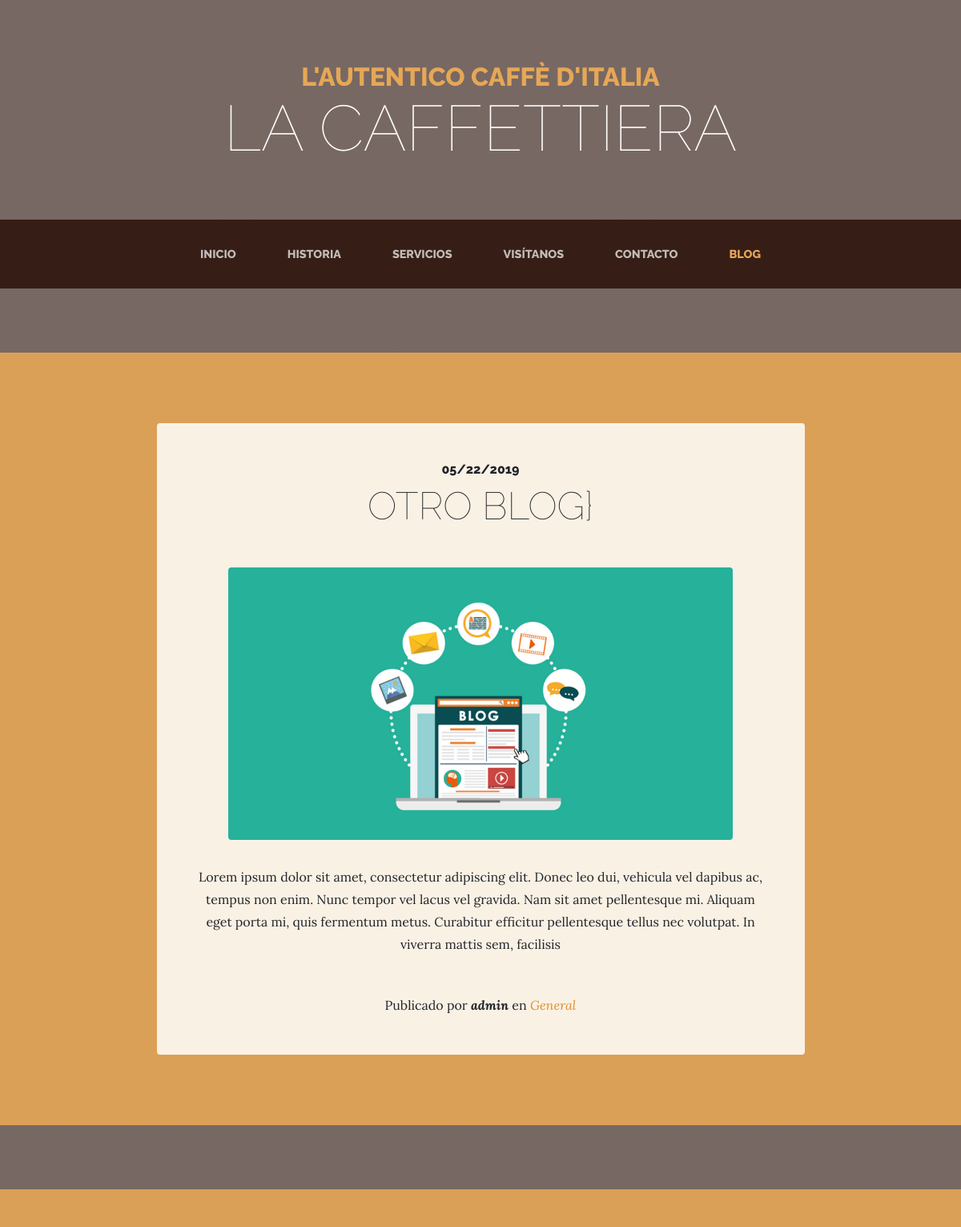
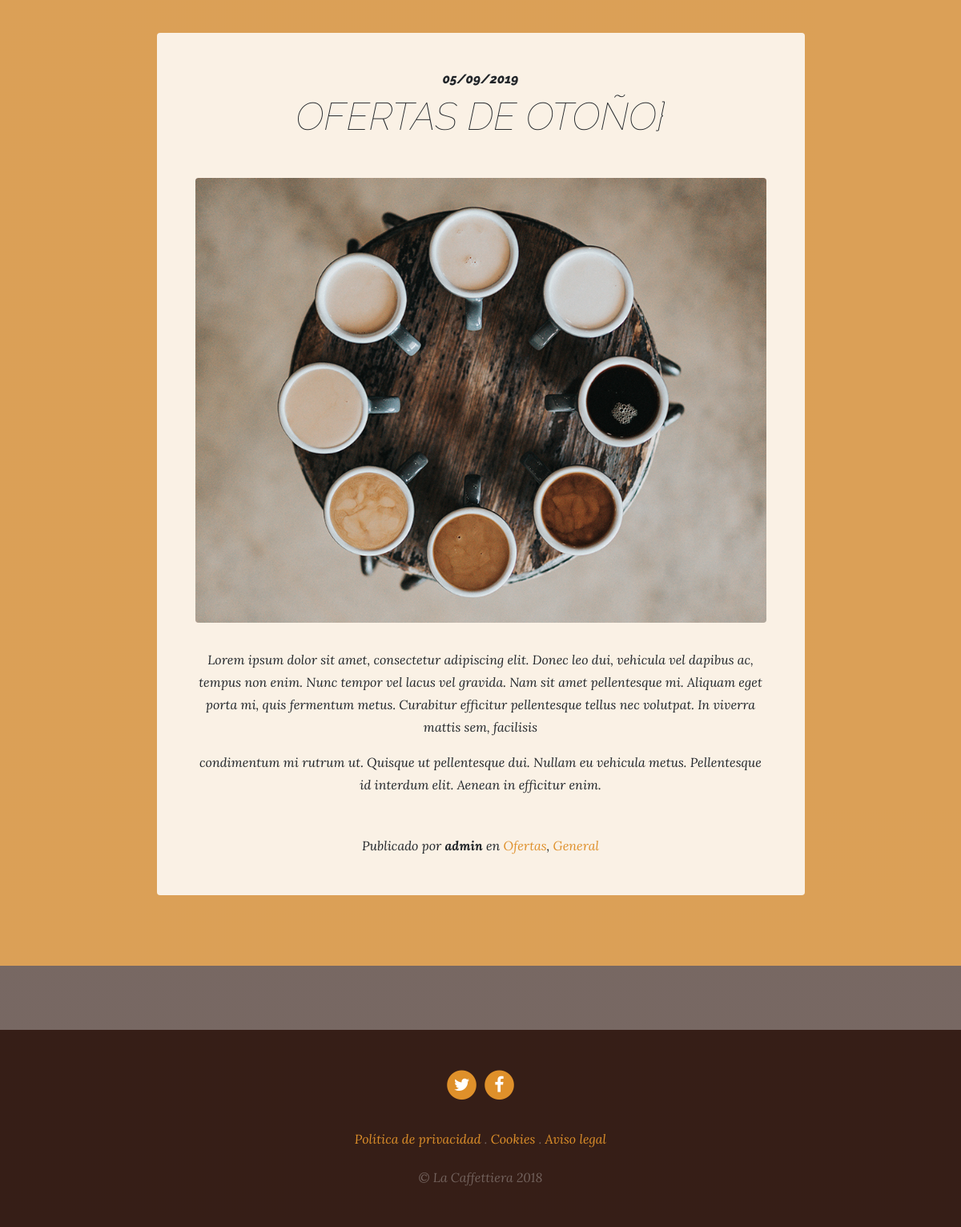
Screenshot of /blog/ with the database file from the repository (2 pictures, top to bottom).
### blog/models.py (models this page shows, shortened)
class Post(models.Model):
    title = models.CharField(max_length=200, verbose_name = "Título")
    content = models.TextField(verbose_name="Contenido")
    published = models.DateTimeField(verbose_name="Fecha de publicación", default=now)#El default es para que ponga la fecha y hora en la que se creo esa entrada.
    image = models.ImageField(verbose_name="Imagen",upload_to="", null=True, blank=True)#El upload_to le asigno un directorio, y le digo que puede ser nullo o en blanco.
    author = models.ForeignKey(User, verbose_name="Autor", on_delete=models.CASCADE)#Con el User enlazo un usuario como si fuera el autor de cada entrada, el ondelete para borrar todas las entradas que tenía ese autor
    categories = models.ManyToManyField(Category, verbose_name="Categorías", related_name="get_posts")#get_posts es un accesor ya que tiene más sentido que ese post_set que puse - Asi que definiendo ese related_name yo puedo buscar
    created = models.DateTimeField(auto_now_add=True, verbose_name="Fecha de creación")
    updated = models.DateTimeField(auto_now=True, verbose_name="Fecha de edición")
    class Meta:
        verbose_name = "Entrada"
        verbose_name_plural = "Entradas"
        ordering = ['-created']

class Category(models.Model):
    name = models.CharField(max_length = 100, verbose_name = "Nombre")
    created = models.DateTimeField(auto_now_add=True, verbose_name="Fecha de creación")
    updated = models.DateTimeField(auto_now=True, verbose_name="Fecha de edición")
    class Meta:
        verbose_name = "Categoria"
        verbose_name_plural = "Categorias"
        ordering = ['-created']

### pages/models.py (models this page shows, shortened)
class Page(models.Model):
    title = models.CharField(verbose_name="Título", max_length=200)
    content = RichTextField(verbose_name="Contenido") #Para el editor ckeditor
    order = models.IntegerField(verbose_name="Orden", default=0)
    created = models.DateTimeField(auto_now_add=True, verbose_name="Fecha de creación")
    updated = models.DateTimeField(auto_now=True, verbose_name="Fecha de edición")
    class Meta:
        verbose_name = "página"
        verbose_name_plural = "páginas"
        ordering = ['order','title'] #Que ordene primero por la variable order y despues por title

### blog/views.py (the view)
# urls.py: path('', views.blog, name="blog"),
def blog(request):
    posts = Post.objects.all() #Recupero todos los mensajes
    return render(request, "blog.html",{'posts':posts})

### pages/templatetags/pages_extras.py (called while the page is built)
@register.simple_tag #Decorador a la función, para implementar una nueva funcionalidad
def get_page_list():
    pages = Page.objects.all()
    return pages

### social/processors.py (called while the page is built)
def ctx_dict(request):
    ctx = {}#El diccionario va vacío perro
    links = Link.objects.all()
    for link in links:
        ctx[link.key] = link.url #El corchete lo abro para indicar que voy a crear una clave, se ha creado ya el diccionario con las redes sociales, con sus claves y valores que son redes sociales
    return ctx

### blog/templates/blog.html (shortened to what this page needs)
{% extends 'core/base.html' %}
{% load static %}
{% block content %}
{%for post in posts%}
<section class="page-section cta">
  <div class="container">
    <div class="row">
      <div class="col-xl-9 mx-auto">
        <div class="cta-innerv text-center rounded">
          <h2 class="section-heading mb-5">
            <span class="section-heading-upper">{{post.published|date:"SHORT_DATE_FORMAT"}}</span>
            <span class="section-heading-lower">{{post.title}}}</span>
          </h2>
          <p class="mb-0">
            <img class="mx-auto d-flex rounded img-fluid mb-3 mb-lg-0" src="{{post.image.url}}" alt="">
          </p>
          <p class="mb-0 mbt">
            {{post.content|linebreaks}}
          </p>
          <p class="mb-0 mbt">
            <span class="section-heading-under">Publicado por <em><b>{{post.author}}</b></em> en <em>
              <em>
                {%for category in post.categories.all%}
                  <a href="{%url 'category' category.id%}" class="link">{{category.name}}</a>{%if not forloop.last%},{%endif%}
                {% endfor %}
              </em>
            </span>
          </p>
        </div>
      </div>
    </div>
  </div>
</section>
{%endfor%}
{% endblock %}

### core/templates/core/base.html (shortened to what this page needs)
<!DOCTYPE html>
<html lang="es">
  <head>
    {% load static %}
    <link href="{% static 'core/vendor/bootstrap/css/bootstrap.min.css' %}" rel="stylesheet">
    <link href="{% static 'core/vendor/font-awesome/css/font-awesome.min.css' %}" rel="stylesheet" type="text/css">
    <link href="{% static 'core/css/business-casual.css' %}" rel="stylesheet">
  </head>
  <body>
    <h1 class="site-heading text-center text-white d-none d-lg-block">
      <span class="site-heading-upper text-primary mb-3">L'autentico caffè d'italia</span>
      <span class="site-heading-lower">La Caffettiera</span>
    </h1>
    <nav class="navbar navbar-expand-lg navbar-dark py-lg-4" id="mainNav">
      <div class="container">
        <div class="collapse navbar-collapse" id="navbarResponsive">
          <ul class="navbar-nav mx-auto">
            <li class="nav-item px-lg-4 {% if request.path == '/'%} active{%endif%} ">
              <a class="nav-link text-uppercase text-expanded" href="{% url 'home' %}">Inicio</a>
            </li>
            <li class="nav-item px-lg-4 {% if request.path == '/about/'%} active{%endif%} ">
              <a class="nav-link text-uppercase text-expanded" href="{% url 'about' %}">Historia</a>
            </li>
            <li class="nav-item px-lg-4 {% if request.path == '/services/'%} active{%endif%} ">
              <a class="nav-link text-uppercase text-expanded" href="{% url 'services' %}">Servicios</a>
            </li>
            <li class="nav-item px-lg-4 {% if request.path == '/store/'%} active{%endif%} ">
              <a class="nav-link text-uppercase text-expanded" href="{% url 'store' %}">Visítanos</a>
            </li>
            <li class="nav-item px-lg-4 {% if request.path == '/contact/'%} active{%endif%} ">
              <a class="nav-link text-uppercase text-expanded" href="{% url 'contacto' %}">Contacto</a>
            </li>
            <li class="nav-item px-lg-4 {% if request.path|slice:":6" == '/blog/'%} active{%endif%} ">
              <a class="nav-link text-uppercase text-expanded" href="{% url 'blog' %}">Blog</a>
            </li>
          </ul>
        </div>
      </div>
    </nav>
    {% block content %} {% endblock %}
    <footer class="footer text-faded text-center py-5">
      <div class="container">
        <p class="m-0">
          {%if LINK_TWITTER%}
	        <a href="{{LINK_TWITTER}}" class="link">
	          <span class="fa-stack fa-lg">
	            <i class="fa fa-circle fa-stack-2x"></i>
	            <i class="fa fa-twitter fa-stack-1x fa-inverse"></i>
	          </span>
	        </a>
          {%endif%}
          {%if LINK_FACEBOOK%}
	        <a href="{{LINK_FACEBOOK}}" class="link">
	          <span class="fa-stack fa-lg">
	            <i class="fa fa-circle fa-stack-2x"></i>
	            <i class="fa fa-facebook fa-stack-1x fa-inverse"></i>
	          </span>
	        </a>
          {%endif%}
	    </p>
        <p class="m-0 mbt">
          {%load pages_extras%}
            {%get_page_list as pages_list%}
            {%for page in pages_list%}
              <a href="{%url 'page' page.id page.title|slugify %}" class="link">{{page.title}}</a>{%if not forloop.last %} .{%endif%}
            {%endfor%}
		</p>
        <p class="m-0 mbt1">&copy; La Caffettiera 2018</p>
      </div>
	</footer>
  </body>
</html>

### core/static/core/css/business-casual.css (style rules this page uses)
body { font-family: 'Lora'; background: linear-gradient(rgba(47, 23, 15, 0.65), rgba(47, 23, 15, 0.65)), url("../img/bg.jpg"); background-attachment: fixed; background-position: center; background-size: cover; }
h1, h2, h3, h4, h5, h6 { font-family: 'Raleway'; }
p { line-height: 1.75; }
.text-faded { color: rgba(255, 255, 255, 0.3); }
.site-heading { margin-top: 5rem; margin-bottom: 5rem; text-transform: uppercase; line-height: 1; font-family: 'Raleway'; }
.site-heading .site-heading-upper { display: block; font-size: 2rem; font-weight: 800; }
.site-heading .site-heading-lower { font-size: 5rem; font-weight: 100; line-height: 4rem; }
.page-section { margin-top: 5rem; margin-bottom: 5rem; }
.section-heading { text-transform: uppercase; }
.section-heading .section-heading-upper { display: block; font-size: 1rem; font-weight: 800; padding-bottom:.5rem; }
.section-heading .section-heading-lower { display: block; font-size: 3rem; font-weight: 100; }
#mainNav { background-color: rgba(47, 23, 15, 0.9); font-family: 'Raleway'; }
#mainNav .navbar-nav .nav-item .nav-link { color: rgba(255, 255, 255, 0.7); font-weight: 800; }
#mainNav .navbar-nav .nav-item.active .nav-link { color: #e6a756; }
@media (min-width: 992px) { #mainNav .navbar-nav .nav-item .nav-link { font-size: 0.9rem; } }
.cta { padding-top: 5rem; padding-bottom: 5rem; background-color: rgba(230, 167, 86, 0.9); }
.cta .cta-innerv { position: relative; padding: 3rem; margin: 0.5rem; background-color: rgba(255, 255, 255, 0.85); }
.footer { background-color: rgba(47, 23, 15, 0.9); }
.text-primary { color: #e6a756 !important; }
.mbt { padding-top: 2rem; }
.mbt1 { padding-top: 1.25rem; }
a.link { color: #df902a; }

### rows the page displays
Post: published "05/22/2019", title "OTRO BLOG", image (picture), content "Lorem ipsum dolor sit amet, consectetur adipiscing elit. Donec leo dui, vehicula vel dapibus ac, tempus non enim. Nunc tempor vel lacus vel gravida. Nam sit amet pellentesque mi. Aliquam eget porta mi, quis fermentum metus. Curabitur efficitur pellentesque tellus nec volutpat. In viverra mattis sem, facilisis", author "admin"
Category: name "General"
Post: published "05/09/2019", title "OFERTAS DE OTOÑO", image (picture), content "Lorem ipsum dolor sit amet, consectetur adipiscing elit. Donec leo dui, vehicula vel dapibus ac, tempus non enim. Nunc tempor vel lacus vel gravida. Nam sit amet pellentesque mi. Aliquam eget porta mi, quis fermentum metus. Curabitur efficitur pellentesque tellus nec volutpat. In viverra mattis sem, facilisis condimentum mi rutrum ut. Quisque ut pellentesque dui. Nullam eu vehicula metus. Pellentesque id interdum elit. Aenean in efficitur enim.", author "admin"
Category: name "Ofertas"
Page: title "Política de privacidad"
Page: title "Cookies"
Page: title "Aviso legal"
